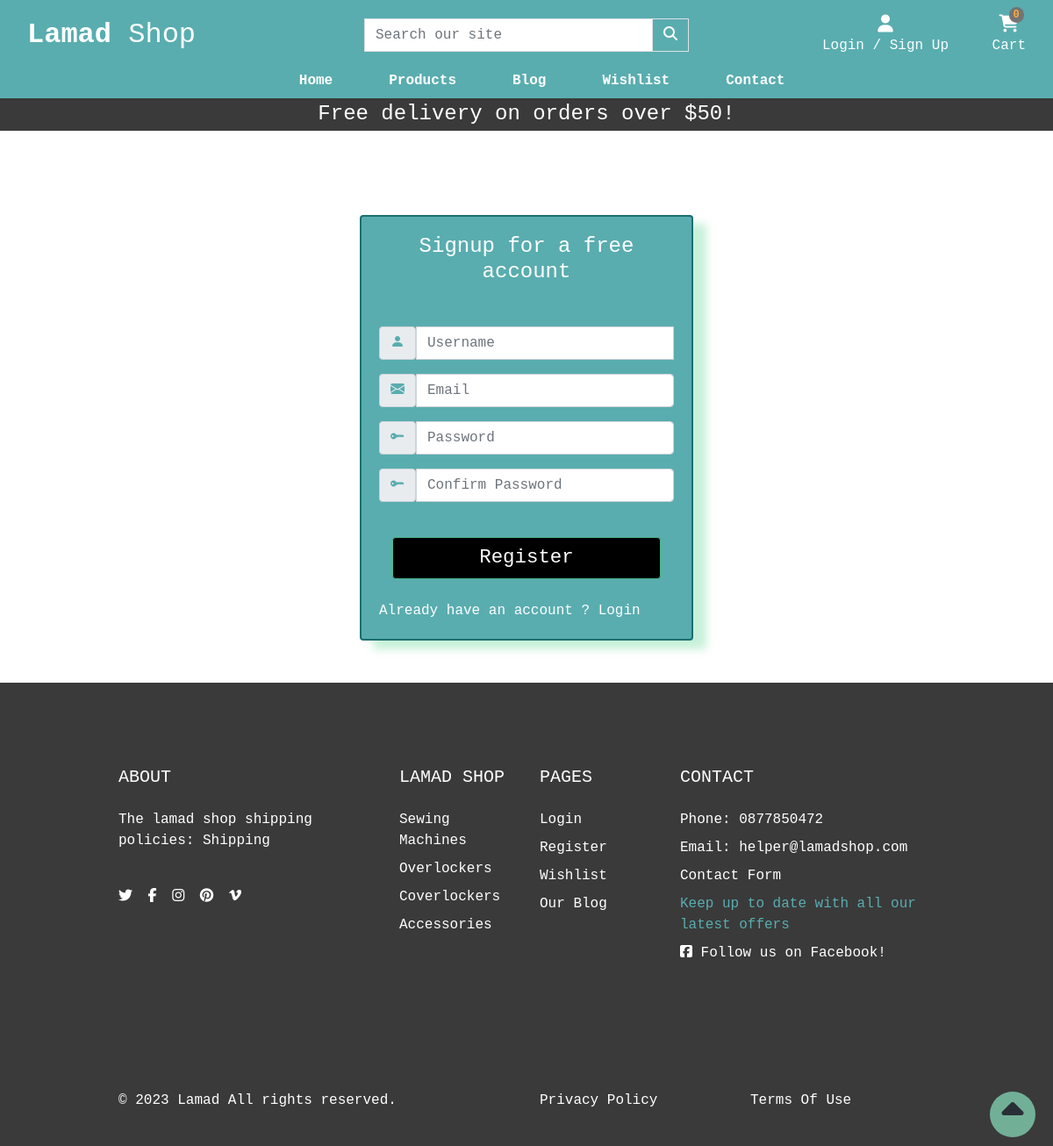
/account/register/, run on the app's committed database.
### shop/models.py (models this page shows, shortened)
class Category(models.Model):
    name = models.CharField(max_length=100)
    slug = models.SlugField(max_length=100, unique=True)
    friendly_name = models.CharField(max_length=100, null=True, blank=True)
    description = models.TextField(max_length=250, blank=True)
    class Meta:
        verbose_name = 'category'
        verbose_name_plural = 'Categories'
    def get_absolute_url(self):
        return reverse('shop:products_by_category', args=[self.slug])

### account/views.py (the view, shortened to what this page needs)
# urls.py: path('register/', RegistrationView.as_view(), name='register'),
class RegistrationView(View):
    def get(self, request):
        context = {}
        template_name = 'account/register.html'
        return render(request, template_name, context)

### cart/contexts.py (called while the page is built, shortened)
def cart_contents(request):
    cart_items = []
    total = 0
    product_count = 0
    cart = request.session.get('cart', {})
    if total < settings.FREE_DELIVERY_THRESHOLD:
        delivery = total * Decimal(settings.STANDARD_DELIVERY_PERCENTAGE / 100)
        free_delivery_delta = settings.FREE_DELIVERY_THRESHOLD - total
    else:
        delivery = 0
        free_delivery_delta = 0
    grand_total = delivery + total
    context = {
        'cart_items': cart_items,
        'total': total,
        'product_count': product_count,
        'delivery': delivery,
        'free_delivery_delta': free_delivery_delta,
        'free_delivery_threshold': settings.FREE_DELIVERY_THRESHOLD,
        'grand_total': grand_total,
    }
    return context

### shop/contexts.py (called while the page is built)
def nav_menu(request):
    menu = Category.objects.all()
    return dict(menu=menu)

### account/templates/account/register.html (shortened to what this page needs)
{% extends 'base.html' %}
{% load static %}
{% block extra_css %}
 <link rel="stylesheet" href="{% static 'css/account.css' %}">
{% endblock %}
{% block content %}
<div class="row mt-5 mb-5">
    <div class="col-md-4"></div>
    <div class="col-md-4 mt-5">
        <div class="card logout">
            <div class="card-body">
              <h1 class="card-title title-lead">Signup for a free account</h1>
              <form action="{% url 'account:register' %}" method="POST" class="mt-5">
                <div class="mb-3 form-group">
                    <div class="input-group">
                    <span class="input-group-text"><i class="bi bi-person-fill"></i></span>
                    <input class="form-control text" type="text" name="username" placeholder="Username" id="usernameField"  value="{{ field_vals.username }}">
                    </div>
                </div>
                <div class="mb-3 form-group">
                    <div class="input-group">
                    <span class="input-group-text"><i class="bi bi-envelope-fill"></i></span>
                    <input class="form-control" type="email" name="email" placeholder="Email" id="emailField" value="{{ field_vals.email }}">
                    </div>
                </div>
                <div class="mb-3 form-group">
                    <div class="input-group">
                    <span class="input-group-text"><i class="bi bi-key-fill"></i></span>
                    <input class="form-control" type="password" name="password1" placeholder="Password" id="password1Field">
                    </div>
                </div>
                <div class="mb-3 form-group">
                    <div class="input-group">
                    <span class="input-group-text"><i class="bi bi-key-fill"></i></span>
                    <input class="form-control" type="password" name="password2" placeholder="Confirm Password" id="Password2Field">
                    </div>
                </div>
                <br>
                <div class="d-grid gap-2 col-12 mx-auto">
                <button type="submit" class="btn btn-success btn-block signup">Register</button>
                </div>
               <br>
               <span style="text-align: center;" class="bi">Already have an account ? <a href="{% url 'account:signin' %}" class="rm">Login</a></span>
              </form>
            </div>
          </div>
    </div>
    <div class="col-md-4"></div>
</div>
{% endblock %}

### templates/base.html (shortened to what this page needs)
{% load static %}
<!doctype html>
<html lang="en">
  <head>
    {% block corecss %}
    <link rel="stylesheet" href="https://cdn.jsdelivr.net/npm/bootstrap@4.6.2/dist/css/bootstrap.min.css">
    <link rel="stylesheet" href="https://cdn.jsdelivr.net/npm/bootstrap-icons@1.10.3/font/bootstrap-icons.css">
    <link href="{% static 'css/base.css' %}" rel="stylesheet">
    {% endblock %}
    {% block extra_css %}{% endblock %}
  </head>
  <body>
    <header class="container-fluid">
        <div id="topnav" class="row nav-bg-color pt-lg-2 d-none d-lg-flex">
            <div class="col-12 col-lg-4 my-auto py-1 py-lg-0 text-center text-lg-left">
                <a href="{% url 'home:home' %}" class="nav-link main-logo-link">
                  <h2 class="logo-font text-white my-0"><strong>Lamad</strong> Shop</h2>
                </a>
            </div>
            <div class="col-12 col-lg-4 my-auto py-1 py-lg-0">
                <form method="GET" action="{% url 'shop:products' %}">
                    <div class="input-group w-100">
                        <input class="form-control border border-black rounded-0" type="text" name="q" placeholder="Search our site">
                        <div class="input-group-append">
                            <button class="form-control btn nav-bg-color border border-black rounded-0" type="submit" aria-label="Search our products">
                                <span class="icon">
                                    <i class="fas fa-search"></i>
                                </span>
                            </button>
                        </div>
                    </div>
                </form>
            </div>
            <div class="col-12 col-lg-4 my-auto py-1 py-lg-0">
                <ul class="list-inline list-unstyled text-center text-lg-right my-0">
                    <li class="list-inline-item dropdown">
                        <a class="text-sly nav-link" href="#" id="dt-user-options" data-toggle="dropdown" aria-haspopup="true" aria-expanded="false">
                            <div class="text-center">
                                {% if request.user.is_authenticated %}
                                    <div><i class="fas fa-user fa-lg"></i></div>
                                    <p class="my-0 text-white">My Account</p>
                                {% else %}
                                    <div><i class="fas fa-user fa-lg"></i></div>
                                    <p class="my-0 text-white">Login / Sign Up</p>
                                {% endif %}
                            </div>
                        </a>
                    </li>
                    <li class="list-inline-item">
                        <a class="{% if grand_total %}text-info font-weight-bold{% else %}text-white{% endif %} nav-link" href="{% url 'cart:cart' %}">
                            <div class="text-center">
                                <div><span class="position-absolute top-0 left-100 translate-middle badge rounded-pill bg-light my-button">{{ request.session.cart.keys | length }}</span></div>
                                <div><i class="fa-solid fa-cart-shopping fa-lg"></i></div>
                                <p class="my-0 cart-amount">
                                    {% if grand_total %}
                                        ${{ grand_total|floatformat:2 }}
                                    {% else %}
                                        Cart
                                    {% endif %}
                                </p>
                            </div>
                        </a>
                    </li>
                </ul>
            </div>
        </div>
        <div class="row second-nav">
            <nav class="navbar navbar-expand-lg navbar-dark text-sly w-100">
                    {% include 'includes/mobile-top-header.html' %}
                    {% include 'includes/main-nav.html' %}
            </nav>
        </div>
        <div id="delivery-banner" class="row text-center">
            <div class="col my-secondary text-white">
                <h4 class="logo-font my-1">Free delivery on orders over ${{ free_delivery_threshold }}!</h4>
            </div>
        </div>
    </header>
    {% block content %}
    {% endblock %}
    <a href="#" id="to-top" aria-label="move to top of page">
      <span class="move_to_top">
        <i class="fas fa-caret-up"></i>
      </span>
    </a>
     <footer class="footer" style="background: #3a3a3a">
        <div class="py-5">
          <div class="container py-5">
            <div class="row gx-5 gy-4">
              <div class="col-lg-4">
                 <h5 class="text-white text-uppercase mb-4">ABOUT</h5>
                 <p class="text-white">The lamad shop shipping policies: <a href="{% url 'contact:shipping' %}" class='text-white'>Shipping</a></p>
                 <br>
                <ul class="list-inline mb-0">
                  <li class="list-inline-item me-3"><a class="reset-anchor" href="https://twitter.com" target="_blank" rel="noopener" aria-label="Visit our twitter page(opens on a new tab)"><i class="fab fa-twitter"></i></a></li>
                  <li class="list-inline-item me-3"><a class="reset-anchor" href="https://facebook.com" target="_blank" rel="noopener" aria-label="Visit our facebook page(opens on a new tab)"><i class="fab fa-facebook-f"></i></a></li>
                  <li class="list-inline-item me-3"><a class="reset-anchor" href="https://instagram.com" target="_blank" rel="noopener" aria-label="Visit our instagram page(opens on a new tab)"><i class="fab fa-instagram"></i></a></li>
                  <li class="list-inline-item me-3"><a class="reset-anchor" href="https://pinterest.com" target="_blank" rel="noopener" aria-label="Visit our pinterest page(opens on a new tab)"><i class="fab fa-pinterest"></i></a></li>
                  <li class="list-inline-item"><a class="reset-anchor" href="https://vimeo.com" target="_blank" rel="noopener" aria-label="Visit our vimeo page(opens on a new tab)"><i class="fab fa-vimeo-v"></i></a></li>
                </ul>
              </div>
              <div class="col-lg-2 col-md-6">
                <h5 class="text-white text-uppercase mb-4">Lamad Shop</h5>
                <ul class="list-unstyled text-sm fw-normal mb-0">
                  {% for category in menu %}
                  <li class="mb-1 pb-1"><a href="{{ category.get_absolute_url }}" class="reset-anchor">{{category.name}}</a></li>
                  {% endfor %}
                </ul>
              </div>
              <div class="col-lg-2 col-md-6">
                <h5 class="text-white text-uppercase mb-4">Pages</h5>
                <ul class="list-unstyled text-sm fw-normal mb-0">
                  <li class="mb-1 pb-1"> <a class="reset-anchor" href="{% url 'account:signin' %}">Login</a></li>
                  <li class="mb-1 pb-1"> <a class="reset-anchor" href="{% url 'account:register' %}">Register</a></li>
                  <li class="mb-1 pb-1"> <a class="reset-anchor" href="{% url 'wishlist:wish_list' %}">Wishlist</a></li>
                  <li class="mb-1 pb-1"> <a class="reset-anchor" href="{% url 'blog:articles' %}">Our Blog</a></li>
                </ul>
              </div>
              <div class="newsletter col-lg-4">
                <h5 class="text-white text-uppercase mb-4">Contact</h5>
                <ul class="list-unstyled text-sm fw-normal mb-0">
                  <li class="mb-1 pb-1 text-white">Phone: 0877850472</li>
                  <li class="mb-1 pb-1 text-white">Email: helper@lamadshop.com</li>
                  <li class="mb-1 pb-1"><a href="{% url 'contact:contact' %}" class="reset-anchor">Contact Form</a></li>
                  <li class="mb-1 pb-1 text-sly">Keep up to date with all our latest offers</li>
                  <li class="mb-1 pb-1 text-white"><a href="https://www.facebook.com/profile.php?id=100091956826416" target="_blank" rel="noopener" aria-label="Visit us (opens on a new tab)"><i class="fab fa-facebook-square"></i> Follow us on Facebook!</a></li>
                </ul>
              </div>
            </div>
          </div>
        </div>
        <div class="copyrights py-4" style="background: #3a3a3a">
          <div class="container py-3">
            <div class="row align-items-center gy-3">
              <div class="col-md-6">
                <p class="mb-0 text-sm fw-normal text-white">&copy; 2023 <a class="reset-anchor text-white" href="{% url 'home:home' %}">Lamad</a> All rights reserved.</p>
              </div>
              <div class="col-md-3">
                <p class="mb-0 text-sm fw-normal text-sly"><a class="reset-anchor text-white" href="{% url 'home:privacy' %}">Privacy Policy</a></p>
              </div>
              <div class="col-md-3">
                <p class="mb-0 text-sm fw-normal text-sly"><a class="reset-anchor text-white" href="{% url 'home:terms' %}">Terms Of Use</a></p>
              </div>
            </div>
          </div>
        </div>
      </footer>
  </body>
</html>

### static/css/base.css (style rules this page uses)
html { height: 100%; }
body { font-family: 'Courier New', Courier, monospace; background-color: #fff; }
.nav-bg-color { background-color: #59adaf; }
a { color: black; }
li > a { color: white; }
.rounded-pill { border-radius: 60rem!important; }
.top-0 { top: 0!important; }
.bg-light { background-color: #727475 !important; }
.my-secondary { background-color: #3a3a3a; }
.my-button { color: #fda93b; }
.title-lead { text-align: center; color: #058a34; }
.text-white { color: white; }
.navbar { padding: 0; }
.second-nav { padding: 0; background-color:#59adaf; min-width: 100%; }
.fas { color: #fff; }
.fa-cart-shopping { color: #fff; }
.btn-success { color: #fff; background-color: #59adaf; border-color: #59adaf; }
.text-sly { color: #59adaf !important; }
.main-logo-link { width: fit-content; }
.cart-amount { color: #fff; }
li { list-style-type: none; }
.logout { min-height: 200px; }
#to-top { text-decoration: none; align-items: center; position: fixed; bottom: 10px; right: 20px; z-index: 10000; }
#to-top>span { width: 52px; height: 52px; border-radius: 52px; text-decoration: none; line-height: 52px; background-color: rgba(137, 227, 191, 0.7); border: 2px solid transparent; text-align: center; }
#to-top i { color: #292F36; font-size: 250%; }
.move_to_top { position: relative; display: inline-block; vertical-align: middle; }
@media (min-width: 1200px) { .container { max-width: 80%; } }
@media (min-width: 1200px) { .logout { min-height: 300px; } }
@media (min-width: 992px) { .logout { min-height: 250px; } }

### static/css/account.css (style rules this page uses)
.rm { text-decoration: none!important; }
.title-lead, a { text-align: center; color: #fff!important; }
.title-lead { font-size: 150%; }
.logout { border: 2px solid #1b6f70; background-color: #59adaf; box-shadow: 15px 10px 10px rgba(143, 227, 181, 0.5); }
.signup, .lgn { color: #fff; font-size: 140%; border: 1px solid #47b686; background-color: #000!important; }
.bi { color: #59adaf; }
span.bi { color: #fff!important; }
li > a { color: #fff!important; }

### data on the page
Category: name "Sewing Machines"
Category: name "Overlockers"
Category: name "Coverlockers"
Category: name "Accessories"

### other printed values
{{ request.session.cart.keys | length }} "0"
{{ free_delivery_threshold }} "50"
